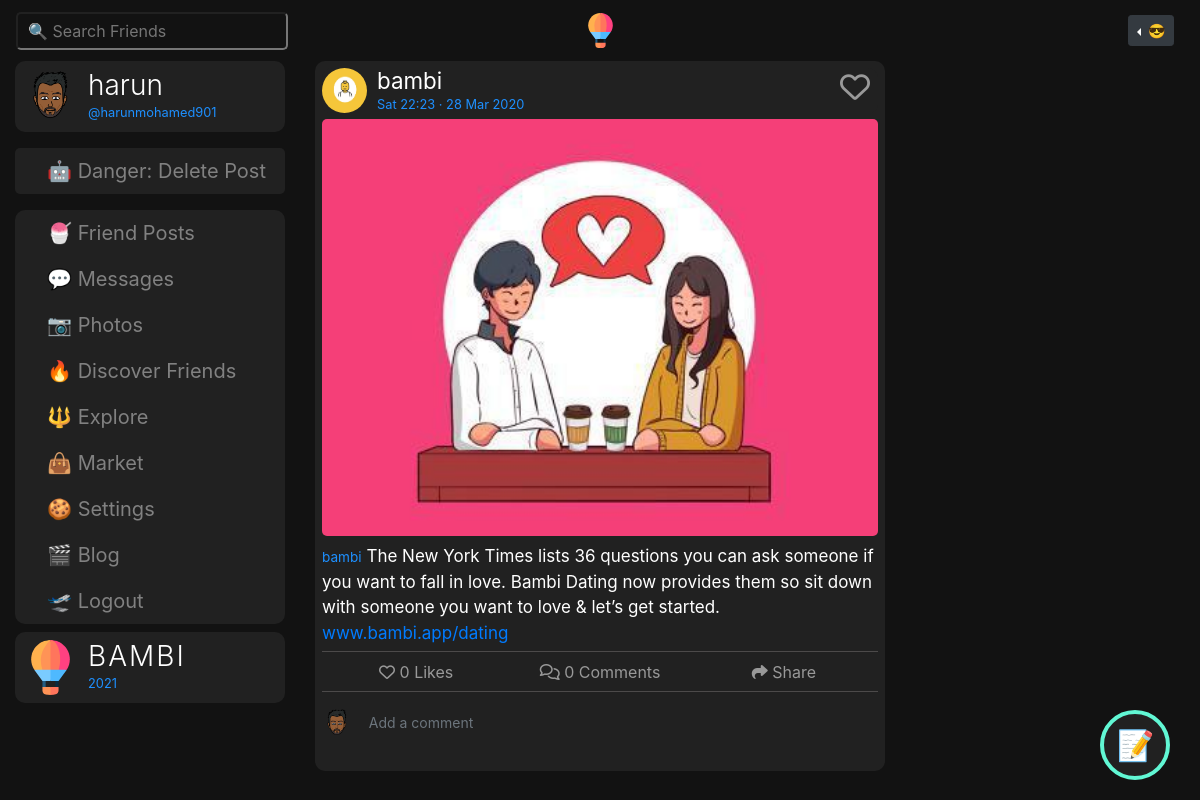
The page /post/34 (signed in) on the database its author committed.
### bambiv3/models.py (models this page shows, shortened)
class User(db.Model, UserMixin):
	id = db.Column(db.Integer, primary_key=True)
	username = db.Column(db.String(20), unique=True, nullable=False)
	email = db.Column(db.String(120), unique=True, nullable=False)
	image_file = db.Column(db.String(20), nullable=False, default='default.jpg')
	password = db.Column(db.String(60), nullable=False)
	last_seen = db.Column(db.DateTime, default=datetime.utcnow)
	date_joined = db.Column(db.DateTime, nullable=False, default=datetime.utcnow)
	department = db.Column(db.String(20), nullable=False)
	student_number = db.Column(db.Integer(), unique=True, nullable=False)
	age = db.Column(db.DateTime, nullable=False)
	gender = db.Column(db.String(20), nullable=False)
	country = db.Column(db.String(20), nullable=False)
	hobby = db.Column(db.String(20), nullable=False)
	bio = db.Column(db.String(120), nullable=True)
	private = db.Column(db.Boolean, default=False, nullable=False)
	single = db.Column(db.Boolean, default=False, nullable=False)
	snapchat = db.Column(db.String(20),default=False, nullable=False)
	instagram = db.Column(db.String(20),default=False, nullable=False)
	posts = db.relationship('Post', backref='author', lazy=True, cascade="all, delete-orphan")
	products = db.relationship('Product', backref='author', lazy=True, cascade="all, delete-orphan")
	comments = db.relationship("Comment", backref="author", lazy="dynamic", cascade="all, delete-orphan")
	followed = db.relationship(
		'User', secondary=followers,
		primaryjoin=(followers.c.follower_id == id),
		secondaryjoin=(followers.c.followed_id == id),
		backref=db.backref('followers', lazy='dynamic'), lazy='dynamic')
	messages_sent = db.relationship('Message',
									foreign_keys='Message.sender_id',
									backref='author', lazy='dynamic', cascade="all, delete-orphan")
	messages_received = db.relationship('Message',
										foreign_keys='Message.recipient_id',
										backref='recipient', lazy='dynamic', cascade="all, delete-orphan")
	last_message_read_time = db.Column(db.DateTime)
	def is_following(self, user):
		return self.followed.filter(followers.c.followed_id == user.id).count() > 0
	def has_liked_post(self, post):
		return PostLike.query.filter(
			PostLike.user_id == self.id,
			PostLike.post_id == post.id).count() > 0
	def new_messages(self):
		last_read_time = self.last_message_read_time or datetime(1900, 1, 1)
		return Message.query.filter_by(recipient=self).filter(
			Message.timestamp > last_read_time).count()

class Post(db.Model):
	id = db.Column(db.Integer, primary_key=True)
	title = db.Column(db.String(100)) #nullable=False
	date_posted = db.Column(db.DateTime, nullable=False, default=datetime.utcnow)
	content = db.Column(db.Text, nullable=False)
	image = db.Column(db.String(20))
	anonymous = db.Column(db.Boolean, default=False, nullable=False)
	user_id = db.Column(db.Integer, db.ForeignKey('user.id'), nullable=False)
	likes = db.relationship('PostLike', backref='post', lazy='dynamic')
	comments = db.relationship("Comment", backref="post", lazy="dynamic", cascade="all, delete-orphan")

### bambiv3/routes.py (the view)
@app.route('/post/<int:post_id>', methods=["GET", "POST"])
@login_required
def post(post_id):
	post = Post.query.get_or_404(post_id)
	users = User.query.all()
	form = CommentForm()
	if form.validate_on_submit():
		comment = Comment(body=form.body.data, post=post, author=current_user)
		db.session.add(comment)
		db.session.commit()
		flash('Your comment has been published.')
		return redirect(url_for('post', post_id=post.id))
	return render_template('post.html',title=post.title, post=post, form=form, users=users)

### bambiv3/forms.py
class CommentForm(FlaskForm):
	body = StringField(('comment'), validators=[DataRequired(), Length(min=0, max=140)])
	submit = SubmitField('🛫 Post')

### bambiv3/models.py (called while the page is built)
@login_manager.user_loader
def load_user(user_id):
	return User.query.get(int(user_id))

### bambiv3/routes.py (called while the page is built)
@app.before_request
def before_request():
	if current_user.is_authenticated:
		current_user.last_seen = datetime.utcnow()
		db.session.commit()

### bambiv3/templates/post.html (shortened to what this page needs)
{% extends "layout.html" %}
{% block content %}
<div class="container-fluid">
  <div class="row">
    <div class="col-lg-3 d-none d-lg-block position-fixed">
      {% if current_user.is_authenticated %}
      <a href="{{ url_for('user_posts',username=current_user.username) }}" style="text-decoration:none;">
      <header class="mb-2">
        <img src="{{ url_for('static', filename='profile_pics/' + current_user.image_file) }}" alt="default profile" class="profile-thumbnail">
        <div class="profile-name">
          <h3>{{current_user.username}}</h3>
          <small>@{{current_user.email.split("@")[0] | lower}}</small>
        </div>
      </header>
    </a>
      {% if current_user.username == 'harun' and post.author.username != 'harun' %}
        <div class="mt-3 mb-3" style="background:#212121;padding:8px 8px 8px 32px;font-size:20px;display:block;border-radius:5px;">
          <a data-toggle="collapse" href="#admindelete" role="button" aria-expanded="false" aria-controls="admindelete" style="text-decoration:none;color:#818181;">🤖 Danger: Delete Post</a>
        </div>
      {% endif %}
    <div class="menu mb-2" style="background:#212121;border-radius:10px;">
      <a class="dropdown-item" href="{{ url_for('f_posts') }}"> 🍧 Friend Posts</a>
       <a class="dropdown-item" href="{{ url_for('messages') }}"> 💬 Messages {% set new_messages = current_user.new_messages() %}</a>
      <a class="dropdown-item" href="{{ url_for('photos') }}"> 📷 Photos</a>
      <a class="dropdown-item" href="{{ url_for('discover') }}"> 🔥 Discover Friends</a>
      <a class="dropdown-item" href="{{ url_for('explore') }}"> 🔱 Explore</a>
      <a class="dropdown-item" href="{{ url_for('market') }}"> 👜 Market</a>
      <a class="dropdown-item" href="{{ url_for('account') }}"> 🍪 Settings</a>
      <a class="dropdown-item" href="{{ url_for('blog') }}"> 🎬 Blog</a>
      <a class="dropdown-item" href="{{ url_for('logout') }}"> 🛫 Logout</a>
    </div>
  <header>
    <img src="{{ url_for('static', filename='resources/' + 'logo.svg') }}" alt="logo" class="profile-thumbnail">
    <div class="profile-name">
      <h3 class="logo">BAMBI</h3>
      <small id="year"></small>
    </div>
  </header>
  {% endif %}
</div>
    <div class="col-lg-6 offset-lg-3 mb-4">
    <div class="post">
      <header class="pb-0" style="padding:0;">
          {% if not post.anonymous %}
          <img src="{{ url_for('static', filename='profile_pics/' + post.author.image_file) }}" alt="profile pic" class="profile-thumbnail" data-toggle="popover" data-content="😎 : I'm from {{post.author.country}} and I study {{post.author.department}}. I am Interested in {{post.author.hobby}}">
        {% else %}
        <a href="{{url_for('anonymous')}}">
          <img src="{{ url_for('static', filename='resources/' + 'ghost.jpg') }}" alt="profile pic" class="profile-thumbnail"></a>
        {% endif %}
          <div class="profile-name">
            {% if not post.anonymous %}
              <h3 data-toggle="popover"><a href="{{url_for('user_posts', username=post.author.username)}}" style="color:#fff;">  {{post.author.username}}
               {% if post.author.username in ["harun" , "bambi"] %}<img src="https://image.flaticon.com/icons/svg/1271/1271380.svg" style="width:17px;height:17px;margin-left: -5px;">{% endif %}
             </a> </h3>
             {% set words = post.content.split() %}
            <small>
            {{post.date_posted.strftime('%a %H:%M · %d %b %Y')}}
            </small>
           {% else %}
           <a href="{{url_for('anonymous')}}" style="color:#fff;"><h3 data-toggle="popover">anonymous</h3></a>
             <small>@anonymous</small>
           {% endif %}
          </div>
          <div class="follow-btn mr-2 mt-1">
            {% if post.author != current_user %}
              {% if current_user.has_liked_post(post) %}
                <a href="{{ url_for('like_action', post_id=post.id, action='unlike') }}" style="text-decoration:none;font-size:30px;margin-top:-7px;"><i class="fas fa-heart" style="color:red" title="unlike"></i></a>
              {% else %}
                <a href="{{ url_for('like_action', post_id=post.id, action='like') }}" style="text-decoration:none;font-size:30px;margin-top:-7px;"><i class="far fa-heart" style="color:#999" title="like"></i></a>
              {% endif %}
            {% endif %}
          </div>
        </header>
        <div id="inner">
          {% if post.image %}
          <img class="mb-2" src="{{ url_for('static', filename='posts/' + post.image) }}" style="width:100%;height:100%;border-radius:5px;">
          {% endif %}
          <p>
            {%if post.image%}<small>{{post.author.email.split("@")[0] | lower}}</small>{%endif%}
            {{post.content| safe | urlize(40, target='_blank')}}
          </p>
            <div class="text-center like-comment-share" style="border-top:1px solid #4c4a4a;border-bottom:1px solid #4c4a4a;font-size:25px;font-weight:700">
               <a class="btn" data-toggle="popover" " style="color:#999;width:30%;">
                {% if current_user.is_authenticated and current_user.has_liked_post(post) %}
                    <i class="fas fa-heart" style="color:red"></i>
                  {% else %}
                    <i class="far fa-heart"></i>
                  {% endif %}
                {{ post.likes.count() }} Likes
              </a>
                <a class="btn" style="color:#999;width:34%;"><i class="far fa-comments"></i> {{post.comments.count()}} Comments</a>
                <a class="btn" style="color:#999;width:30%;"><i class="fas fa-share"></i> Share</a>
            </div>
          <div class="comments mt-2">
            <form method="POST" action="" enctype="multipart/form-data">
              <div class="row">
                <div class="col-1">
                  <img src="{{ url_for('static', filename='profile_pics/' + current_user.image_file) }}" style="width:30px;height:30px;border-radius:50%;margin-top:8px;">
                </div>
                <div class="col-11" style="margin-left:-10px">
                  {{ form.body(placeholder="Add a comment", class="form-control form-control-sm comment-styles") }}
                </div>
              </div>
          </form>
          </div>
        </div>
    </div>
{% endblock content %}

### bambiv3/static/main.css (style rules this page uses)
body { background:#121212; color:#fff; }
.logo { color:#fff; letter-spacing:2px; }
.about span, small { color:#1e90ff; }
h3 { font-weight: 300; }
header { display: flex; flex-direction: row; color:#fff; background:#212121; border-radius:10px; padding:8px; cursor:pointer; }
header .profile-thumbnail { width: 55px; height: 55px; border-radius: 50%; }
header .profile-name { display: flex; flex-direction:column; margin-left: 10px; }
header .follow-btn { display: flex; margin: 0 0 0 auto; }
header h3, header h4 { display: flex; margin: 0; }
#inner p { margin-bottom:5px; font-size: 17px; color:#fff; }
.post { background:#212121; border-radius:10px; padding:7px; }
.post .profile-thumbnail { width: 45px; height: 45px; }
.post h3 { font-weight: 400; font-size: 1.4rem; }
.menu a { padding: 8px 8px 8px 32px; text-decoration: none; font-size: 20px; color: #818181; display: block; transition: 0.3s; }
.comment-styles { background:none; border:none; border-radius:5px; outline:none; width:90%; height: 35px; color:#fff; margin-top:5px; }

### rows shown on the page
User: image_file (picture), username "harun", email "harunmohamed901"
User: image_file (placeholder picture), author.username "bambi", author.email "bambi"
Post: date_posted "Sat 22:23 · 28 Mar 2020", image (picture), content "The New York Times lists 36 questions you can ask someone if you want to fall in love. Bambi Dating now provides them so sit down with someone you want to love & let’s get started. www.bambi.app/dating"

### other values the page prints
{{ post.likes.count() }} "0"
{{ post.comments.count() }} "0"
